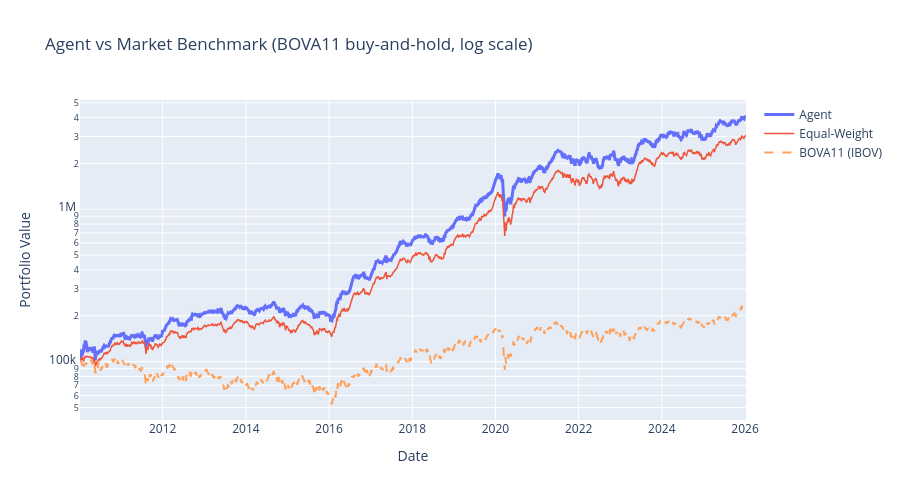

Here is the notebook cell this chart was saved with:
### Markdown cell above
## Agent vs Market Benchmark (BOVA11 / IBOV)

### Code cell
# Buy-and-hold BOVA11 (IBOV proxy), normalized to the agent's starting value on the same dates
dates = pd.to_datetime(wf_df['date'])
start_val = wf_df['value_agent'].iloc[0]

bova = (pd.read_parquet(ROOT / 'data/raw/br/prices/BOVA11.parquet')
        .set_index('trade_date')['adj_close'].sort_index())
bova = bova.reindex(dates).ffill().bfill()
bova_curve = bova.to_numpy() / bova.iloc[0] * start_val

fig = go.Figure()
fig.add_trace(go.Scatter(x=dates, y=wf_df['value_agent'], mode='lines', name='Agent', line=dict(color='#636EFA', width=3)))
fig.add_trace(go.Scatter(x=dates, y=wf_df['value_equal_weight'], mode='lines', name='Equal-Weight', line=dict(color='#EF553B', width=1.5)))
fig.add_trace(go.Scatter(x=dates, y=bova_curve, mode='lines', name='BOVA11 (IBOV)', line=dict(color='#FFA15A', width=2, dash='dash')))

fig.update_layout(
    title="Agent vs Market Benchmark (BOVA11 buy-and-hold, log scale)",
    xaxis_title="Date", yaxis_title="Portfolio Value",
    hovermode='x unified', height=500
)
fig.update_yaxes(type='log')
fig.show()

# Benchmark metrics over the same out-of-sample window
import sys
sys.path.insert(0, str(ROOT))
from src.agent.metrics import compute_all

bova_rets = np.log(pd.Series(bova_curve) / pd.Series(bova_curve).shift(1)).fillna(0.0).to_numpy()
bova_metrics = compute_all(bova_rets, bova_curve)
print("BOVA11 (IBOV proxy) over full OOS window:")
print(f"  Cumulative return: {bova_metrics['cumulative_return']:.2f}x")
print(f"  Annualized return: {bova_metrics['annualized_return']:.1%}")
print(f"  Sharpe:            {bova_metrics['sharpe']:.3f}")
print(f"  Max drawdown:      {bova_metrics['max_drawdown']:.1%}")
print(f"\nAgent excess Sharpe vs BOVA11: {metrics['agent']['sharpe'] - bova_metrics['sharpe']:+.3f}")

### Figure 1 — Plotly figure (JSON) as saved in the notebook; plotly's stock layout.template omitted (floating-point values rounded to 4 significant figures; data arrays with more than 128 entries replaced by an {"elided": "..."} marker saying what was removed)
{"data": [{"line": {"color": "#636EFA", "width": 3}, "mode": "lines", "name": "Agent", "type": "scatter", "x": {"elided": "3965 str values"}, "y": {"elided": "3965 float values"}}, {"line": {"color": "#EF553B", "width": 1.5}, "mode": "lines", "name": "Equal-Weight", "type": "scatter", "x": {"elided": "3965 str values"}, "y": {"elided": "3965 float values"}}, {"line": {"color": "#FFA15A", "dash": "dash", "width": 2}, "mode": "lines", "name": "BOVA11 (IBOV)", "type": "scatter", "x": {"elided": "3965 str values"}, "y": {"elided": "3965 float values"}}], "layout": {"height": 500, "hovermode": "x unified", "title": {"text": "Agent vs Market Benchmark (BOVA11 buy-and-hold, log scale)"}, "xaxis": {"title": {"text": "Date"}}, "yaxis": {"title": {"text": "Portfolio Value"}, "type": "log"}}}
